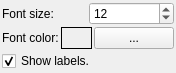
<?xml version="1.0" encoding="UTF-8"?>
<ui version="4.0">
 <class>View3DTextConfigWidget</class>
 <widget class="QWidget" name="View3DTextConfigWidget">
  <property name="geometry">
   <rect>
    <x>0</x>
    <y>0</y>
    <width>176</width>
    <height>68</height>
   </rect>
  </property>
  <property name="windowTitle">
   <string>Form</string>
  </property>
  <property name="autoFillBackground">
   <bool>true</bool>
  </property>
  <layout class="QVBoxLayout" name="verticalLayout">
   <property name="spacing">
    <number>2</number>
   </property>
   <property name="leftMargin">
    <number>2</number>
   </property>
   <property name="topMargin">
    <number>2</number>
   </property>
   <property name="rightMargin">
    <number>2</number>
   </property>
   <property name="bottomMargin">
    <number>2</number>
   </property>
   <item>
    <layout class="QHBoxLayout" name="horizontalLayout">
     <item>
      <widget class="QLabel" name="label">
       <property name="text">
        <string>Font size:</string>
       </property>
      </widget>
     </item>
     <item>
      <widget class="QSpinBox" name="spinFontSize">
       <property name="minimum">
        <number>5</number>
       </property>
       <property name="value">
        <number>12</number>
       </property>
      </widget>
     </item>
    </layout>
   </item>
   <item>
    <layout class="QHBoxLayout" name="horizontalLayout_2">
     <item>
      <widget class="QLabel" name="label_2">
       <property name="sizePolicy">
        <sizepolicy hsizetype="Expanding" vsizetype="Preferred">
         <horstretch>0</horstretch>
         <verstretch>0</verstretch>
        </sizepolicy>
       </property>
       <property name="text">
        <string>Font color:</string>
       </property>
      </widget>
     </item>
     <item>
      <widget class="QLabel" name="lblColor">
       <property name="sizePolicy">
        <sizepolicy hsizetype="Expanding" vsizetype="Preferred">
         <horstretch>0</horstretch>
         <verstretch>0</verstretch>
        </sizepolicy>
       </property>
       <property name="minimumSize">
        <size>
         <width>30</width>
         <height>0</height>
        </size>
       </property>
       <property name="autoFillBackground">
        <bool>true</bool>
       </property>
       <property name="frameShape">
        <enum>QFrame::Panel</enum>
       </property>
       <property name="text">
        <string/>
       </property>
      </widget>
     </item>
     <item>
      <widget class="QPushButton" name="btnColor">
       <property name="sizePolicy">
        <sizepolicy hsizetype="Minimum" vsizetype="Preferred">
         <horstretch>0</horstretch>
         <verstretch>0</verstretch>
        </sizepolicy>
       </property>
       <property name="toolTip">
        <string>Set font color</string>
       </property>
       <property name="text">
        <string>...</string>
       </property>
      </widget>
     </item>
    </layout>
   </item>
   <item>
    <widget class="QCheckBox" name="chkShow">
     <property name="text">
      <string>Show labels.</string>
     </property>
     <property name="checked">
      <bool>true</bool>
     </property>
    </widget>
   </item>
  </layout>
 </widget>
 <resources/>
 <connections>
  <connection>
   <sender>spinFontSize</sender>
   <signal>valueChanged(int)</signal>
   <receiver>View3DTextConfigWidget</receiver>
   <slot>onChange()</slot>
   <hints>
    <hint type="sourcelabel">
     <x>125</x>
     <y>14</y>
    </hint>
    <hint type="destinationlabel">
     <x>127</x>
     <y>25</y>
    </hint>
   </hints>
  </connection>
  <connection>
   <sender>chkShow</sender>
   <signal>clicked()</signal>
   <receiver>View3DTextConfigWidget</receiver>
   <slot>onChange()</slot>
   <hints>
    <hint type="sourcelabel">
     <x>26</x>
     <y>65</y>
    </hint>
    <hint type="destinationlabel">
     <x>91</x>
     <y>25</y>
    </hint>
   </hints>
  </connection>
  <connection>
   <sender>btnColor</sender>
   <signal>clicked()</signal>
   <receiver>View3DTextConfigWidget</receiver>
   <slot>onColorChoose()</slot>
   <hints>
    <hint type="sourcelabel">
     <x>110</x>
     <y>38</y>
    </hint>
    <hint type="destinationlabel">
     <x>152</x>
     <y>48</y>
    </hint>
   </hints>
  </connection>
 </connections>
 <slots>
  <slot>onChange()</slot>
  <slot>onColorChoose()</slot>
 </slots>
</ui>
